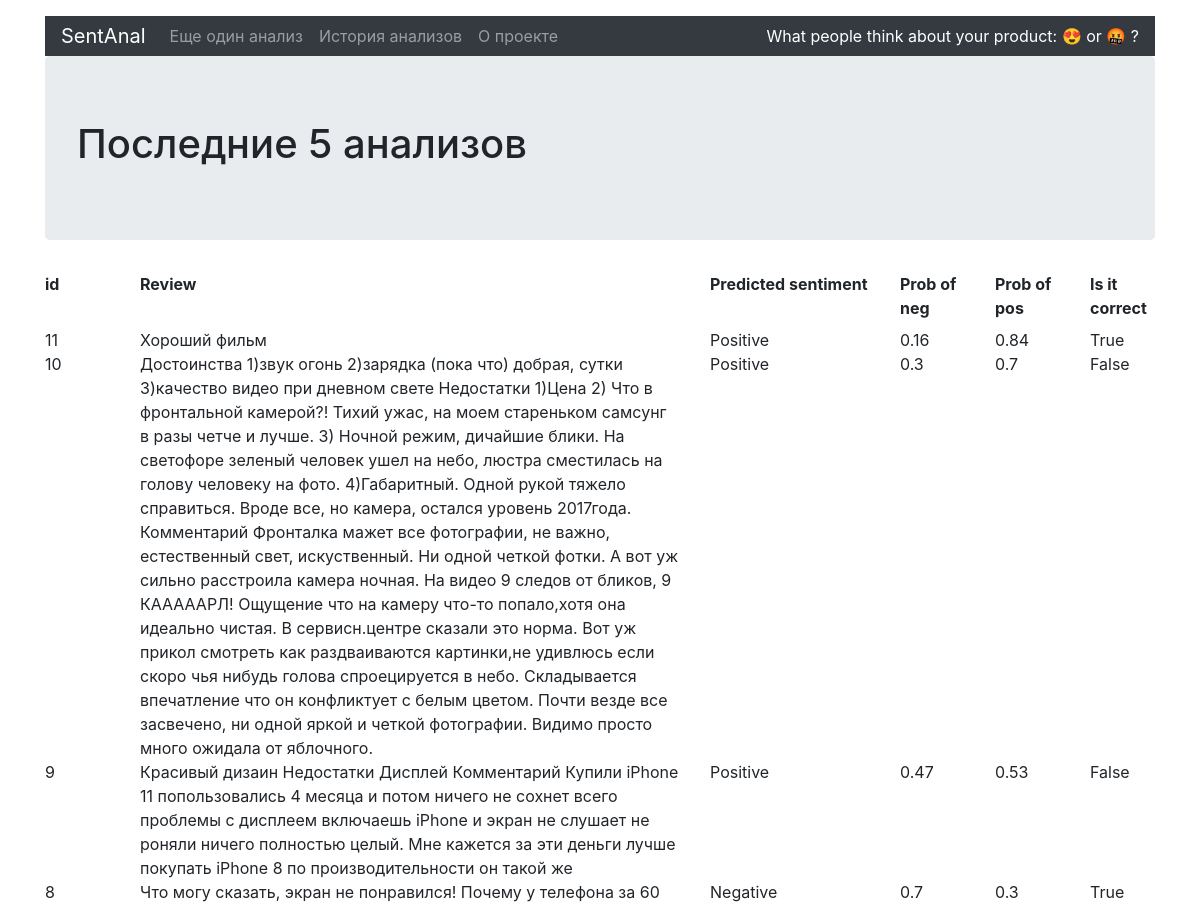
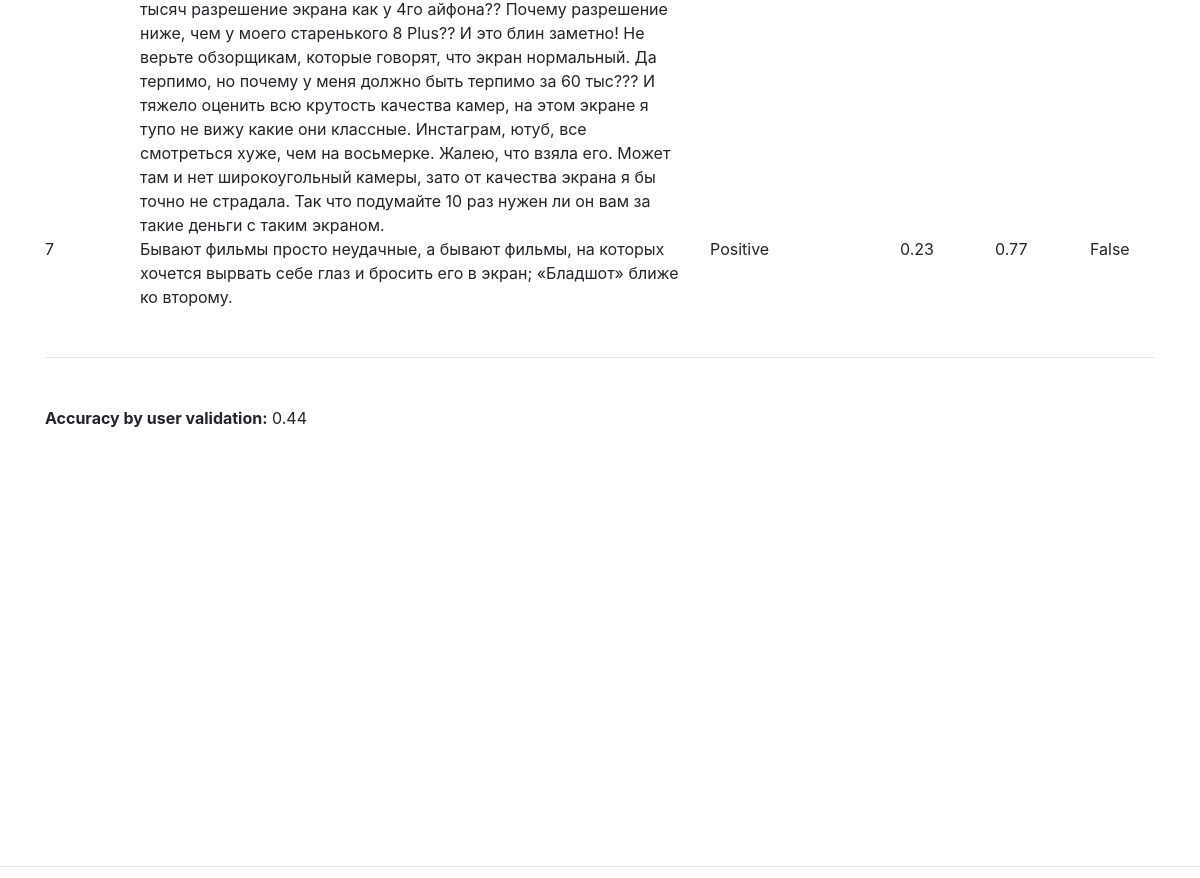
/previous_analysis_rus/, run on the app's committed database (2 pictures, top to bottom).
### models.py (models this page shows)
class Review_rus(db.Model):
    __tablename__='reviews_rus'
    id = db.Column(db.Integer, primary_key=True)
    origin_text = db.Column(db.String(2000), nullable=False)
    sentiment = db.Column(db.Integer, nullable=False)
    sentiment_proba_neg = db.Column(db.Float, nullable=False)
    sentiment_proba_pos = db.Column(db.Float, nullable=False)
    check_answer = db.Column(db.Boolean, nullable=True)

### views.py (the view)
@app.route('/previous_analysis_rus/')
def get_previous_rus():
    all_reviews = db.session.query(Review_rus).filter(Review_rus.check_answer!=None)
    true_count = 0
    count = 0
    for rev in all_reviews:
        if rev.check_answer == True:
            true_count += 1
        count += 1
    if count == 0:
        return 'No previous analysis in the database. Sorry'
    accuracy = round((true_count/count),2)
    results = all_reviews = db.session.query(Review_rus).filter(Review_rus.check_answer!=None).order_by(Review_rus.id.desc()).limit(5)
    output = render_template('previous_rus.html', results=results, accuracy=accuracy)
    return output

### templates/previous_rus.html
{% extends 'base.html' %}
{% block container %}
{% include 'header_ru.html' %}
<main class="container">
    <div class="jumbotron">
        <h1>Последние 5 анализов</h1>
      </div>
    <div class="row my-2">
        <div class="col-1 font-weight-bold">id</div>
        <div class="col-6 font-weight-bold">Review</div>
        <div class="col-2 font-weight-bold">Predicted sentiment</div>
        <div class="col-1 font-weight-bold">Prob of neg</div>
        <div class="col-1 font-weight-bold">Prob of pos</div>
        <div class="col-1 font-weight-bold">Is it correct</div>
    </div>
    {% for res in results%}
    <div class="row">
        <div class="col-1">{{res.id}}</div>
        <div class="col-6">{{res.origin_text}} </div>
        {% if res.sentiment == 1%}
        <div class="col-2">Positive</div>
        {% else%}
        <div class="col-2">Negative</div>
        {% endif%}
        <div class="col-1">{{res.sentiment_proba_neg}}</div>
        <div class="col-1">{{res.sentiment_proba_pos}}</div>
        <div class="col-1">{{res.check_answer}}</div>
    </div>
    {% endfor%}
    <div class="mt-5"><hr/></div>
    <div class="my-5"><strong>Accuracy by user validation:</strong> {{accuracy}}</div>
</main>
{% endblock %}

### templates/base.html (style rules this page uses)
html { position: relative; min-height: 100%; }
body { margin-bottom: 60px; }

### data on the page
Review_rus: id "11", origin_text "Хороший фильм", sentiment "Positive", sentiment_proba_neg "0.16", sentiment_proba_pos "0.84", check_answer "True"
Review_rus: id "10", origin_text "Достоинства 1)звук огонь 2)зарядка (пока что) добрая, сутки 3)качество видео при дневном свете Недостатки 1)Цена 2) Что в фронтальной камерой?! Тихий ужас, на моем стареньком самсунг в разы четче и лучше. 3) Ночной режим, дичайшие блики. На светофоре зеленый человек ушел на небо, люстра сместилась на голову человеку на фото. 4)Габаритный. Одной рукой тяжело справиться. Вроде все, но камера, остался уровень 2017года. Комментарий Фронталка мажет все фотографии, не важно, естественный свет, искуственный. Ни одной четкой фотки. А вот уж сильно расстроила камера ночная. На видео 9 следов от бликов, 9 КАААААРЛ! Ощущение что на камеру что-то попало,хотя она идеально чистая. В сервисн.центре…", sentiment "Positive", sentiment_proba_neg "0.3", sentiment_proba_pos "0.7", check_answer "False"
Review_rus: id "9", origin_text "Красивый дизаин Недостатки Дисплей Комментарий Купили iPhone 11 попользовались 4 месяца и потом ничего не сохнет всего проблемы с дисплеем включаешь iPhone и экран не слушает не роняли ничего полностью целый. Мне кажется за эти деньги лучше покупать iPhone 8 по производительности он такой же", sentiment "Positive", sentiment_proba_neg "0.47", sentiment_proba_pos "0.53", check_answer "False"
Review_rus: id "8", origin_text "Что могу сказать, экран не понравился! Почему у телефона за 60 тысяч разрешение экрана как у 4го айфона?? Почему разрешение ниже, чем у моего старенького 8 Plus?? И это блин заметно! Не верьте обзорщикам, которые говорят, что экран нормальный. Да терпимо, но почему у меня должно быть терпимо за 60 тыс??? И тяжело оценить всю крутость качества камер, на этом экране я тупо не вижу какие они классные. Инстаграм, ютуб, все смотреться хуже, чем на восьмерке. Жалею, что взяла его. Может там и нет широкоугольный камеры, зато от качества экрана я бы точно не страдала. Так что подумайте 10 раз нужен ли он вам за такие деньги с таким экраном.", sentiment "Negative", sentiment_proba_neg "0.7", sentiment_proba_pos "0.3", check_answer "True"
Review_rus: id "7", origin_text "Бывают фильмы просто неудачные, а бывают фильмы, на которых хочется вырвать себе глаз и бросить его в экран; «Бладшот» ближе ко второму.", sentiment "Positive", sentiment_proba_neg "0.23", sentiment_proba_pos "0.77", check_answer "False"

### other printed values
{{ accuracy }} "0.44"
